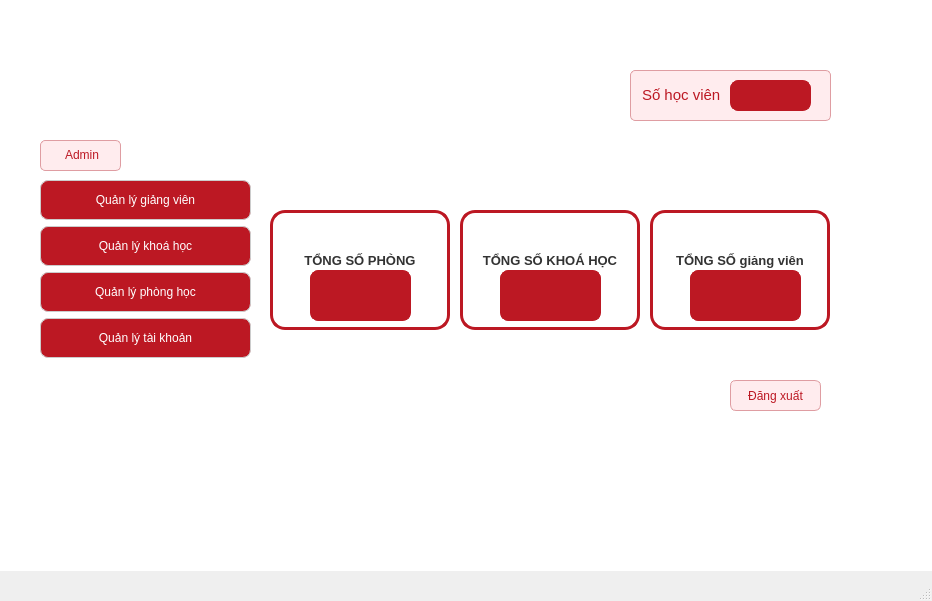
<?xml version="1.0" encoding="UTF-8"?>
<ui version="4.0">
 <class>MainWindow</class>
 <widget class="QMainWindow" name="MainWindow">
  <property name="geometry">
   <rect>
    <x>0</x>
    <y>0</y>
    <width>932</width>
    <height>601</height>
   </rect>
  </property>
  <property name="windowTitle">
   <string>MainWindow</string>
  </property>
  <widget class="QWidget" name="centralwidget">
   <widget class="QWidget" name="widget" native="true">
    <property name="geometry">
     <rect>
      <x>0</x>
      <y>-10</y>
      <width>941</width>
      <height>581</height>
     </rect>
    </property>
    <property name="styleSheet">
     <string notr="true">QWidget#widget {
    background-color: #ffffff;
    border: none;
}</string>
    </property>
    <widget class="QWidget" name="verticalLayoutWidget">
     <property name="geometry">
      <rect>
       <x>40</x>
       <y>190</y>
       <width>211</width>
       <height>311</height>
      </rect>
     </property>
     <layout class="QVBoxLayout" name="verticalLayout">
      <item>
       <widget class="QPushButton" name="pushButton_quanlygiangvien">
        <property name="styleSheet">
         <string notr="true">QPushButton {
    /* Font Segoe UI, cỡ chữ 10pt, độ đậm 700 (Bold) */
    font: 700 10pt &quot;Segoe UI&quot;; 
    color: white;
    background-color: #bc1823;
    border-radius: 8px; /* Bo góc 8px theo yêu cầu của bạn */
    padding: 12px;      /* Padding 12px theo yêu cầu của bạn */
    border: 1px solid #ccc;
    text-transform: uppercase; /* In hoa toàn bộ chữ để trông quyền lực hơn (tùy chọn) */
}

QPushButton:hover {
    background-color: #ffecee;
    color: #bc1823; /* Chữ đỏ đậm trên nền hồng nhạt sẽ đẹp hơn đen */
    border: 2px solid #df9da2;
}</string>
        </property>
        <property name="text">
         <string>Quản lý giảng viên</string>
        </property>
       </widget>
      </item>
      <item>
       <widget class="QPushButton" name="pushButton_quanlykhoahoc">
        <property name="styleSheet">
         <string notr="true">QPushButton {
    /* Font Segoe UI, cỡ chữ 10pt, độ đậm 700 (Bold) */
    font: 700 10pt &quot;Segoe UI&quot;; 
    color: white;
    background-color: #bc1823;
    border-radius: 8px; /* Bo góc 8px theo yêu cầu của bạn */
    padding: 12px;      /* Padding 12px theo yêu cầu của bạn */
    border: 1px solid #ccc;
    text-transform: uppercase; /* In hoa toàn bộ chữ để trông quyền lực hơn (tùy chọn) */
}

QPushButton:hover {
    background-color: #ffecee;
    color: #bc1823; /* Chữ đỏ đậm trên nền hồng nhạt sẽ đẹp hơn đen */
    border: 2px solid #df9da2;
}</string>
        </property>
        <property name="text">
         <string>Quản lý khoá học</string>
        </property>
       </widget>
      </item>
      <item>
       <widget class="QPushButton" name="pushButton_quanlyphonghoc">
        <property name="styleSheet">
         <string notr="true">QPushButton {
    /* Font Segoe UI, cỡ chữ 10pt, độ đậm 700 (Bold) */
    font: 700 10pt &quot;Segoe UI&quot;; 
    color: white;
    background-color: #bc1823;
    border-radius: 8px; /* Bo góc 8px theo yêu cầu của bạn */
    padding: 12px;      /* Padding 12px theo yêu cầu của bạn */
    border: 1px solid #ccc;
    text-transform: uppercase; /* In hoa toàn bộ chữ để trông quyền lực hơn (tùy chọn) */
}

QPushButton:hover {
    background-color: #ffecee;
    color: #bc1823; /* Chữ đỏ đậm trên nền hồng nhạt sẽ đẹp hơn đen */
    border: 2px solid #df9da2;
}</string>
        </property>
        <property name="text">
         <string>Quản lý phòng học</string>
        </property>
       </widget>
      </item>
      <item>
       <widget class="QPushButton" name="pushButton_quanlytaikhoan">
        <property name="styleSheet">
         <string notr="true">QPushButton {
    /* Font Segoe UI, cỡ chữ 10pt, độ đậm 700 (Bold) */
    font: 700 10pt &quot;Segoe UI&quot;; 
    color: white;
    background-color: #bc1823;
    border-radius: 8px; /* Bo góc 8px theo yêu cầu của bạn */
    padding: 12px;      /* Padding 12px theo yêu cầu của bạn */
    border: 1px solid #ccc;
    text-transform: uppercase; /* In hoa toàn bộ chữ để trông quyền lực hơn (tùy chọn) */
}

QPushButton:hover {
    background-color: #ffecee;
    color: #bc1823; /* Chữ đỏ đậm trên nền hồng nhạt sẽ đẹp hơn đen */
    border: 2px solid #df9da2;
}</string>
        </property>
        <property name="text">
         <string>Quản lý tài khoản</string>
        </property>
       </widget>
      </item>
      <item>
       <spacer name="verticalSpacer">
        <property name="orientation">
         <enum>Qt::Vertical</enum>
        </property>
        <property name="sizeHint" stdset="0">
         <size>
          <width>20</width>
          <height>40</height>
         </size>
        </property>
       </spacer>
      </item>
     </layout>
    </widget>
    <widget class="QLabel" name="label_admin">
     <property name="geometry">
      <rect>
       <x>40</x>
       <y>150</y>
       <width>81</width>
       <height>31</height>
      </rect>
     </property>
     <property name="styleSheet">
      <string notr="true">QLabel {
    /* Font Segoe UI in đậm nhưng kích thước nhỏ gọn */
    font: 700 9pt &quot;Segoe UI&quot;;
    color: #bc1823;           /* Màu đỏ đậm thương hiệu */
    background-color: #ffecee; /* Nền đỏ nhạt để nổi bật chữ */
    
    /* Bo góc và khoảng cách lề */
    border-radius: 5px;
    padding: 3px 8px;
    
    /* Viền mảnh để tạo độ khối */
    border: 1px solid #df9da2;
}</string>
     </property>
     <property name="text">
      <string>&lt;html&gt;&lt;head/&gt;&lt;body&gt;&lt;p align=&quot;center&quot;&gt;Admin&lt;/p&gt;&lt;/body&gt;&lt;/html&gt;</string>
     </property>
    </widget>
    <widget class="QLabel" name="label_tongsophong">
     <property name="geometry">
      <rect>
       <x>270</x>
       <y>220</y>
       <width>180</width>
       <height>120</height>
      </rect>
     </property>
     <property name="minimumSize">
      <size>
       <width>180</width>
       <height>100</height>
      </size>
     </property>
     <property name="maximumSize">
      <size>
       <width>180</width>
       <height>120</height>
      </size>
     </property>
     <property name="font">
      <font>
       <family>Segoe UI</family>
       <pointsize>11</pointsize>
       <weight>87</weight>
       <italic>false</italic>
       <bold>true</bold>
      </font>
     </property>
     <property name="layoutDirection">
      <enum>Qt::LeftToRight</enum>
     </property>
     <property name="styleSheet">
      <string notr="true">QLabel {
    background-color: white;
    border: 3px solid #bc1823;
    border-radius: 15px;
    qproperty-alignment: 'AlignHCenter | AlignVCenter';
    padding: 10px;
    
    /* Đây là cỡ chữ cho tiêu đề */
    font: 700 11pt &quot;Segoe UI&quot;;
    color: #333333; 
    text-transform: uppercase;
}</string>
     </property>
     <property name="text">
      <string>&lt;html&gt;&lt;head/&gt;&lt;body&gt;&lt;p align=&quot;center&quot;&gt;&lt;span style=&quot; font-size:10pt;&quot;&gt;TỔNG SỐ PHÒNG&lt;br/&gt;&lt;/span&gt;&lt;/p&gt;&lt;/body&gt;&lt;/html&gt;</string>
     </property>
     <property name="alignment">
      <set>Qt::AlignCenter</set>
     </property>
    </widget>
    <widget class="QLabel" name="label_tongsokhoahoc">
     <property name="geometry">
      <rect>
       <x>460</x>
       <y>220</y>
       <width>180</width>
       <height>120</height>
      </rect>
     </property>
     <property name="minimumSize">
      <size>
       <width>180</width>
       <height>100</height>
      </size>
     </property>
     <property name="maximumSize">
      <size>
       <width>180</width>
       <height>120</height>
      </size>
     </property>
     <property name="font">
      <font>
       <family>Segoe UI</family>
       <pointsize>11</pointsize>
       <weight>87</weight>
       <italic>false</italic>
       <bold>true</bold>
      </font>
     </property>
     <property name="styleSheet">
      <string notr="true">QLabel {
    background-color: white;
    border: 3px solid #bc1823;
    border-radius: 15px;
    qproperty-alignment: 'AlignHCenter | AlignVCenter';
    padding: 10px;
    
    /* Đây là cỡ chữ cho tiêu đề */
    font: 700 11pt &quot;Segoe UI&quot;;
    color: #333333; 
    text-transform: uppercase;
}</string>
     </property>
     <property name="text">
      <string>&lt;html&gt;&lt;head/&gt;&lt;body&gt;&lt;p align=&quot;center&quot;&gt;&lt;span style=&quot; font-size:10pt;&quot;&gt;TỔNG SỐ KHOÁ HỌC&lt;br/&gt;&lt;/span&gt;&lt;/p&gt;&lt;/body&gt;&lt;/html&gt;</string>
     </property>
     <property name="alignment">
      <set>Qt::AlignCenter</set>
     </property>
    </widget>
    <widget class="QLabel" name="label_tongsogiangvien_2">
     <property name="geometry">
      <rect>
       <x>650</x>
       <y>220</y>
       <width>180</width>
       <height>120</height>
      </rect>
     </property>
     <property name="minimumSize">
      <size>
       <width>180</width>
       <height>100</height>
      </size>
     </property>
     <property name="maximumSize">
      <size>
       <width>180</width>
       <height>120</height>
      </size>
     </property>
     <property name="font">
      <font>
       <family>Segoe UI</family>
       <pointsize>11</pointsize>
       <weight>87</weight>
       <italic>false</italic>
       <bold>true</bold>
      </font>
     </property>
     <property name="layoutDirection">
      <enum>Qt::LeftToRight</enum>
     </property>
     <property name="styleSheet">
      <string notr="true">QLabel {
    background-color: white;
    border: 3px solid #bc1823;
    border-radius: 15px;
    qproperty-alignment: 'AlignHCenter | AlignVCenter';
    padding: 10px;
    
    /* Đây là cỡ chữ cho tiêu đề */
    font: 700 11pt &quot;Segoe UI&quot;;
    color: #333333; 
    text-transform: uppercase;
}</string>
     </property>
     <property name="text">
      <string>&lt;html&gt;&lt;head/&gt;&lt;body&gt;&lt;p align=&quot;center&quot;&gt;&lt;span style=&quot; font-size:10pt;&quot;&gt;TỔNG SỐ giảng viên&lt;br/&gt;&lt;/span&gt;&lt;/p&gt;&lt;/body&gt;&lt;/html&gt;</string>
     </property>
     <property name="alignment">
      <set>Qt::AlignCenter</set>
     </property>
    </widget>
    <widget class="QLabel" name="label_sophong">
     <property name="geometry">
      <rect>
       <x>310</x>
       <y>280</y>
       <width>101</width>
       <height>51</height>
      </rect>
     </property>
     <property name="styleSheet">
      <string notr="true">QLabel {
    /* Màu nền đỏ đậm thương hiệu của Trầm */
    background-color: #bc1823;
    
    /* Chữ trắng, in hoa và đậm (Bold 700) */
    color: white;
    font: 700 10pt &quot;Segoe UI&quot;;
    text-transform: uppercase;
    
    /* Bo góc và viền để khớp với Dashboard */
    border-radius: 8px;
    border: 1px solid #bc1823;
    
    /* Căn giữa chữ tuyệt đối */
    qproperty-alignment: 'AlignCenter';
    padding: 8px;
}

/* Hiệu ứng khi di chuột vào để giao diện sinh động hơn */
QLabel:hover {
    background-color: #ffecee; /* Đổi sang nền hồng nhạt */
    color: #bc1823;           /* Chữ chuyển sang đỏ đậm */
    border: 1px solid #df9da2;
}
</string>
     </property>
     <property name="text">
      <string/>
     </property>
    </widget>
    <widget class="QLabel" name="label_sokhoahoc">
     <property name="geometry">
      <rect>
       <x>500</x>
       <y>280</y>
       <width>101</width>
       <height>51</height>
      </rect>
     </property>
     <property name="styleSheet">
      <string notr="true">QLabel {
    /* Màu nền đỏ đậm thương hiệu của Trầm */
    background-color: #bc1823;
    
    /* Chữ trắng, in hoa và đậm (Bold 700) */
    color: white;
    font: 700 10pt &quot;Segoe UI&quot;;
    text-transform: uppercase;
    
    /* Bo góc và viền để khớp với Dashboard */
    border-radius: 8px;
    border: 1px solid #bc1823;
    
    /* Căn giữa chữ tuyệt đối */
    qproperty-alignment: 'AlignCenter';
    padding: 8px;
}

/* Hiệu ứng khi di chuột vào để giao diện sinh động hơn */
QLabel:hover {
    background-color: #ffecee; /* Đổi sang nền hồng nhạt */
    color: #bc1823;           /* Chữ chuyển sang đỏ đậm */
    border: 1px solid #df9da2;
}
</string>
     </property>
     <property name="text">
      <string/>
     </property>
    </widget>
    <widget class="QLabel" name="label_sogiangvien">
     <property name="geometry">
      <rect>
       <x>690</x>
       <y>280</y>
       <width>111</width>
       <height>51</height>
      </rect>
     </property>
     <property name="styleSheet">
      <string notr="true">QLabel {
    /* Màu nền đỏ đậm thương hiệu của Trầm */
    background-color: #bc1823;
    
    /* Chữ trắng, in hoa và đậm (Bold 700) */
    color: white;
    font: 700 10pt &quot;Segoe UI&quot;;
    text-transform: uppercase;
    
    /* Bo góc và viền để khớp với Dashboard */
    border-radius: 8px;
    border: 1px solid #bc1823;
    
    /* Căn giữa chữ tuyệt đối */
    qproperty-alignment: 'AlignCenter';
    padding: 8px;
}

/* Hiệu ứng khi di chuột vào để giao diện sinh động hơn */
QLabel:hover {
    background-color: #ffecee; /* Đổi sang nền hồng nhạt */
    color: #bc1823;           /* Chữ chuyển sang đỏ đậm */
    border: 1px solid #df9da2;
}
</string>
     </property>
     <property name="text">
      <string/>
     </property>
    </widget>
    <widget class="QLabel" name="label_tongsohocvien">
     <property name="geometry">
      <rect>
       <x>630</x>
       <y>80</y>
       <width>201</width>
       <height>51</height>
      </rect>
     </property>
     <property name="styleSheet">
      <string notr="true">QLabel {
    /* Font Segoe UI in đậm nhưng kích thước nhỏ gọn */
    font: 700 9pt &quot;Segoe UI&quot;;
    color: #bc1823;           /* Màu đỏ đậm thương hiệu */
    background-color: #ffecee; /* Nền đỏ nhạt để nổi bật chữ */
    
    /* Bo góc và khoảng cách lề */
    border-radius: 5px;
    padding: 3px 8px;
    
    /* Viền mảnh để tạo độ khối */
    border: 1px solid #df9da2;
}</string>
     </property>
     <property name="text">
      <string>&lt;html&gt;&lt;head/&gt;&lt;body&gt;&lt;p&gt;&lt;span style=&quot; font-size:11pt;&quot;&gt;Số học viên&lt;/span&gt;&lt;/p&gt;&lt;/body&gt;&lt;/html&gt;</string>
     </property>
     <property name="alignment">
      <set>Qt::AlignLeading|Qt::AlignLeft|Qt::AlignVCenter</set>
     </property>
    </widget>
    <widget class="QLabel" name="label_sohocvien">
     <property name="geometry">
      <rect>
       <x>730</x>
       <y>90</y>
       <width>81</width>
       <height>31</height>
      </rect>
     </property>
     <property name="styleSheet">
      <string notr="true">QLabel {
    /* Màu nền đỏ đậm thương hiệu của Trầm */
    background-color: #bc1823;
    
    /* Chữ trắng, in hoa và đậm (Bold 700) */
    color: white;
    font: 700 10pt &quot;Segoe UI&quot;;
    text-transform: uppercase;
    
    /* Bo góc và viền để khớp với Dashboard */
    border-radius: 8px;
    border: 1px solid #bc1823;
    
    /* Căn giữa chữ tuyệt đối */
    qproperty-alignment: 'AlignCenter';
    padding: 8px;
}

/* Hiệu ứng khi di chuột vào để giao diện sinh động hơn */
QLabel:hover {
    background-color: #ffecee; /* Đổi sang nền hồng nhạt */
    color: #bc1823;           /* Chữ chuyển sang đỏ đậm */
    border: 1px solid #df9da2;
}
</string>
     </property>
     <property name="text">
      <string/>
     </property>
    </widget>
    <widget class="QPushButton" name="pushButton_dangxuat">
     <property name="geometry">
      <rect>
       <x>730</x>
       <y>390</y>
       <width>91</width>
       <height>31</height>
      </rect>
     </property>
     <property name="styleSheet">
      <string notr="true">QPushButton {
    /* Màu nền hồng nhạt phối với viền hồng đậm hơn một chút */
    background-color: #ffecee; 
    border: 1px solid #df9da2;
    border-radius: 6px;
    
    /* Chữ đỏ đậm nhưng cỡ nhỏ lại (9pt thay vì 10-11pt) */
    color: #bc1823;
    font: 700 9pt &quot;Segoe UI&quot;;
    
    /* Không in hoa toàn bộ để trông nhẹ nhàng hơn */
    padding: 5px 15px;
}

QPushButton:hover {
    /* Hiệu ứng khi di chuột vào: Nền đậm hơn xíu */
    background-color: #f8d7da;
    border: 1px solid #bc1823;
}

QPushButton:pressed {
    background-color: #df9da2;
    color: white;
}
</string>
     </property>
     <property name="text">
      <string>Đăng xuất</string>
     </property>
    </widget>
   </widget>
  </widget>
  <widget class="QMenuBar" name="menubar">
   <property name="geometry">
    <rect>
     <x>0</x>
     <y>0</y>
     <width>932</width>
     <height>18</height>
    </rect>
   </property>
  </widget>
  <widget class="QStatusBar" name="statusbar"/>
 </widget>
 <resources/>
 <connections/>
</ui>
